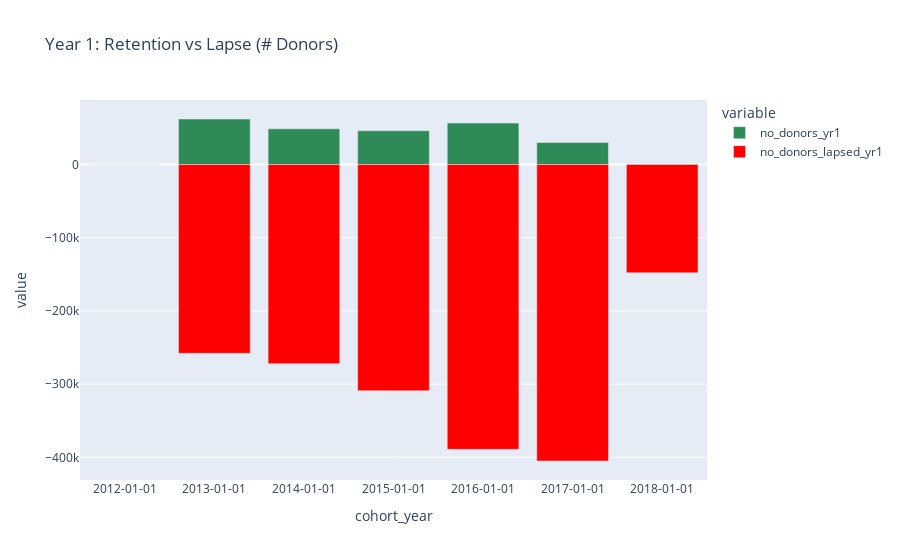

Notebook cell for this chart:
### Code cell
fig = px.bar(df5, x="cohort_year", y=['no_donors_yr1', 'no_donors_lapsed_yr1'],
            title="Year 1: Retention vs Lapse (# Donors)",
            color_discrete_sequence =['seagreen','red'])
 #barmode='group', labels={'index':'year', 'y':'amount ($)'}, 
fig.update_xaxes(type='category')
fig.show()

### Figure 1 — Plotly figure (JSON) as saved in the notebook; plotly's stock layout.template omitted (floating-point values rounded to 4 significant figures)
{"data": [{"alignmentgroup": "True", "hovertemplate": "variable=no_donors_yr1<br>cohort_year=%{x}<br>value=%{y}<extra></extra>", "legendgroup": "no_donors_yr1", "marker": {"color": "seagreen"}, "name": "no_donors_yr1", "offsetgroup": "no_donors_yr1", "orientation": "v", "showlegend": true, "textposition": "auto", "type": "bar", "x": ["2012-01-01", "2013-01-01", "2014-01-01", "2015-01-01", "2016-01-01", "2017-01-01", "2018-01-01"], "xaxis": "x", "y": [33, 62130, 48667, 46078, 56538, 29990, 0], "yaxis": "y"}, {"alignmentgroup": "True", "hovertemplate": "variable=no_donors_lapsed_yr1<br>cohort_year=%{x}<br>value=%{y}<extra></extra>", "legendgroup": "no_donors_lapsed_yr1", "marker": {"color": "red"}, "name": "no_donors_lapsed_yr1", "offsetgroup": "no_donors_lapsed_yr1", "orientation": "v", "showlegend": true, "textposition": "auto", "type": "bar", "x": ["2012-01-01", "2013-01-01", "2014-01-01", "2015-01-01", "2016-01-01", "2017-01-01", "2018-01-01"], "xaxis": "x", "y": [-108, -257939, -272006, -309059, -389060, -405001, -147945], "yaxis": "y"}], "layout": {"barmode": "relative", "legend": {"title": {"text": "variable"}, "tracegroupgap": 0}, "title": {"text": "Year 1: Retention vs Lapse (# Donors)"}, "xaxis": {"anchor": "y", "domain": [0, 1], "title": {"text": "cohort_year"}, "type": "category"}, "yaxis": {"anchor": "x", "domain": [0, 1], "title": {"text": "value"}}}}
